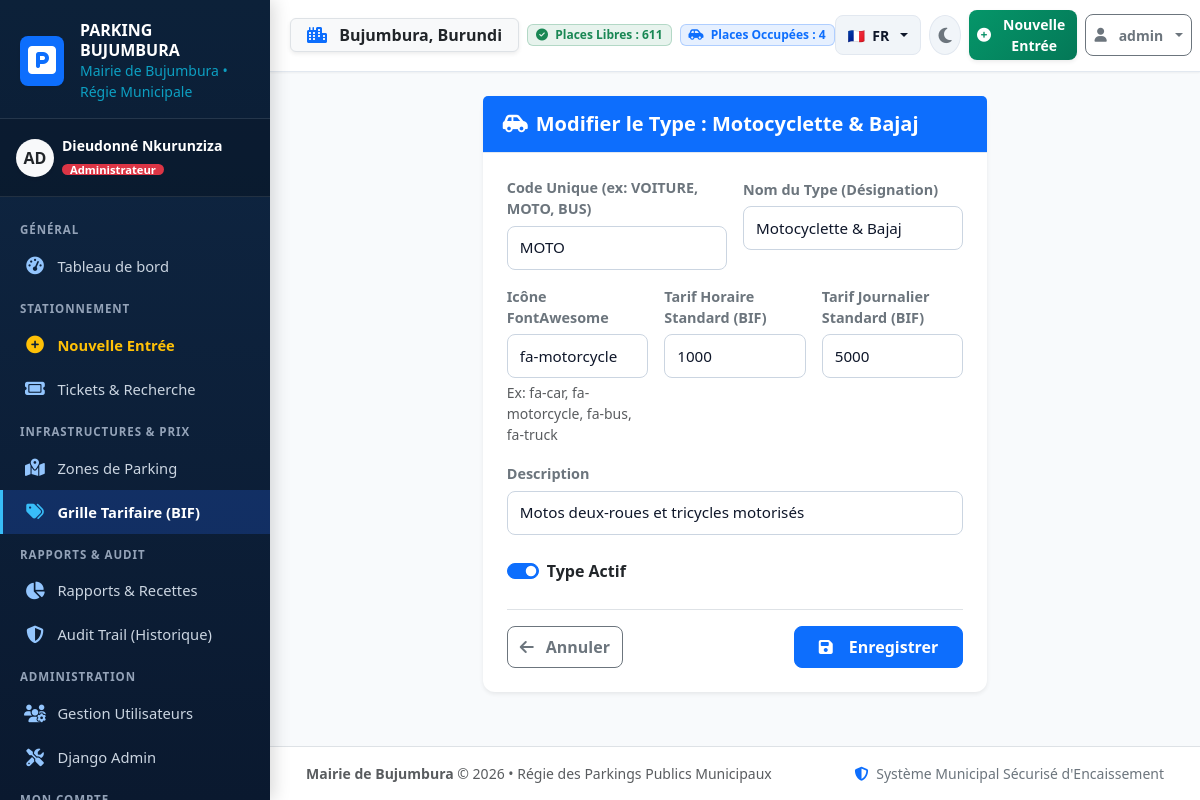
The page /vehicle-types/2/edit/ (signed in) on the database its author committed.
### parking_app/models.py (models this page shows, shortened)
class CustomUser(AbstractUser):
    ROLE_CHOICES = [
        ('ADMIN', 'Administrateur'),
        ('AGENT', 'Agent de Parking / Contrôleur'),
    ]
    role = models.CharField(
        max_length=10,
        choices=ROLE_CHOICES,
        default='AGENT',
        verbose_name="Rôle dans le système"
    )
    phone = models.CharField(
        max_length=25,
        blank=True,
        verbose_name="Numéro de téléphone (+257)"
    )
    badge_id = models.CharField(
        max_length=30,
        blank=True,
        null=True,
        unique=True,
        verbose_name="Matricule / Badge Agent"
    )
    assigned_zone = models.ForeignKey(
        'ParkingZone',
        on_delete=models.SET_NULL,
        null=True,
        blank=True,
        related_name='assigned_agents',
        verbose_name="Zone d'affectation principale"
    )
    class Meta:
        verbose_name = "Utilisateur"
        verbose_name_plural = "Utilisateurs"
        ordering = ['username']
    def is_admin_user(self):
        return self.role == 'ADMIN' or self.is_superuser
    def get_role_badge_class(self):
        if self.role == 'ADMIN':
            return 'bg-danger text-white'
        return 'bg-primary text-white'

class VehicleType(models.Model):
    code = models.CharField(max_length=30, unique=True, verbose_name="Code unique (ex: VOITURE)")
    name = models.CharField(max_length=60, verbose_name="Type de véhicule")
    icon_class = models.CharField(
        max_length=50,
        default='fa-car',
        verbose_name="Icône FontAwesome (ex: fa-car, fa-motorcycle, fa-bus, fa-truck)"
    )
    default_hourly_rate = models.DecimalField(
        max_digits=10,
        decimal_places=0,
        default=1000,
        verbose_name="Tarif par heure standard (BIF)"
    )
    default_daily_rate = models.DecimalField(
        max_digits=10,
        decimal_places=0,
        default=6000,
        verbose_name="Tarif par journée standard (BIF)"
    )
    description = models.CharField(max_length=200, blank=True, verbose_name="Description")
    is_active = models.BooleanField(default=True, verbose_name="Actif")
    class Meta:
        verbose_name = "Type de Véhicule"
        verbose_name_plural = "Types de Véhicules"
        ordering = ['name']

### parking_app/views.py (the view)
# urls.py: path('vehicle-types/<int:pk>/edit/', views.vehicle_type_edit, name='vehicle_type_edit'),
@admin_required
def vehicle_type_edit(request, pk):
    vt = get_object_or_404(VehicleType, pk=pk)
    if request.method == 'POST':
        form = VehicleTypeForm(request.POST, instance=vt)
        if form.is_valid():
            vt = form.save()
            log_activity(
                request,
                action='MODIFICATION',
                target_model='VehicleType',
                target_id=vt.id,
                target_repr=str(vt),
                details=f"Modification du type de véhicule '{vt.name}'."
            )
            messages.success(request, f"Type de véhicule '{vt.name}' modifié.")
            return redirect('tariff_list')
    else:
        form = VehicleTypeForm(instance=vt)
    return render(request, 'parking_app/tariffs/vehicle_type_form.html', {
        'form': form,
        'vehicle_type': vt,
        'title': f"Modifier le Type : {vt.name}",
    })

### templates/parking_app/tariffs/vehicle_type_form.html (shortened to what this page needs)
{% extends 'base.html' %}
{% block content %}
<div class="row justify-content-center">
    <div class="col-lg-7">
        <div class="card shadow-sm border-0">
            <div class="card-header bg-primary text-white py-3">
                <h5 class="mb-0 fw-bold">
                    <i class="fa-solid fa-car-side me-2"></i>{{ title }}
                </h5>
            </div>
            <div class="card-body p-4">
                <form method="post" novalidate>
                    <div class="row g-3 mb-3">
                        <div class="col-md-6">
                            <label class="form-label fw-semibold small text-secondary">Code Unique (ex: VOITURE, MOTO, BUS)</label>
                            {{ form.code }}
                        </div>
                        <div class="col-md-6">
                            <label class="form-label fw-semibold small text-secondary">Nom du Type (Désignation)</label>
                            {{ form.name }}
                        </div>
                        <div class="col-md-4">
                            <label class="form-label fw-semibold small text-secondary">Icône FontAwesome</label>
                            {{ form.icon_class }}
                            <div class="form-text small">Ex: fa-car, fa-motorcycle, fa-bus, fa-truck</div>
                        </div>
                        <div class="col-md-4">
                            <label class="form-label fw-semibold small text-secondary">Tarif Horaire Standard (BIF)</label>
                            {{ form.default_hourly_rate }}
                        </div>
                        <div class="col-md-4">
                            <label class="form-label fw-semibold small text-secondary">Tarif Journalier Standard (BIF)</label>
                            {{ form.default_daily_rate }}
                        </div>
                        <div class="col-12">
                            <label class="form-label fw-semibold small text-secondary">Description</label>
                            {{ form.description }}
                        </div>
                        <div class="col-12">
                            <div class="form-check form-switch mt-2">
                                {{ form.is_active }}
                                <label class="form-check-label fw-semibold" for="{{ form.is_active.id_for_label }}">
                                    Type Actif
                                </label>
                            </div>
                        </div>
                    </div>
                    <div class="d-flex justify-content-between align-items-center mt-4 pt-3 border-top">
                        <a href="{% url 'tariff_list' %}" class="btn btn-outline-secondary">
                            <i class="fa-solid fa-arrow-left me-1"></i> Annuler
                        </a>
                        <button type="submit" class="btn btn-primary fw-bold px-4">
                            <i class="fa-solid fa-floppy-disk me-2"></i> Enregistrer
                        </button>
                    </div>
                </form>
            </div>
        </div>
    </div>
</div>
{% endblock %}

### templates/base.html (shortened to what this page needs)
{% load i18n static %}
<!DOCTYPE html>
<html lang="{{ LANGUAGE_CODE|default:'fr' }}" data-bs-theme="light" data-theme="light">
<head>
    <link href="https://cdn.jsdelivr.net/npm/bootstrap@5.3.3/dist/css/bootstrap.min.css" rel="stylesheet">
    <link href="https://cdnjs.cloudflare.com/ajax/libs/font-awesome/6.5.1/css/all.min.css" rel="stylesheet">
    <link rel="stylesheet" href="{% static 'css/custom.css' %}">
</head>
<body data-bs-theme="light" data-theme="light">
    <div class="app-wrapper">
        <aside class="sidebar d-none d-lg-block" aria-label="{% trans 'Menu Principal Bureau' %}">
            <div class="brand-box">
                <div class="d-flex align-items-center gap-3">
                    <div class="rounded-3 bg-primary p-2 text-white shadow-sm">
                        <i class="fa-solid fa-square-parking fa-2x"></i>
                    </div>
                    <div>
                        <div class="fw-bold text-white fs-6 lh-sm">PARKING BUJUMBURA</div>
                        <div class="small text-info opacity-75">{% trans "Mairie de Bujumbura" %} &bull; {% trans "Régie Municipale" %}</div>
                    </div>
                </div>
            </div>
            {% if request.user.is_authenticated %}
            <div class="px-3 py-3 border-bottom border-secondary border-opacity-25 bg-black bg-opacity-25">
                <div class="d-flex align-items-center gap-2">
                    <div class="rounded-circle bg-light text-dark fw-bold d-flex align-items-center justify-content-center shadow-sm" style="width: 38px; height: 38px;">
                        {{ request.user.username|slice:":2"|upper }}
                    </div>
                    <div class="overflow-hidden">
                        <div class="text-white text-truncate fw-semibold small">
                            {{ request.user.get_full_name|default:request.user.username }}
                        </div>
                        <span class="badge {{ request.user.get_role_badge_class|default:'bg-primary' }} py-0 px-2" style="font-size: 0.7rem;">
                            {{ request.user.get_role_display|default:request.user.role }}
                        </span>
                    </div>
                </div>
            </div>
            {% endif %}
            <nav class="sidebar-nav">
                <div class="nav-header">{% trans "Général" %}</div>
                <a href="{% url 'dashboard' %}" class="nav-link {% if request.resolver_match.url_name == 'dashboard' %}active{% endif %}">
                    <i class="fa-solid fa-gauge-high"></i>
                    <span>{% trans "Tableau de bord" %}</span>
                </a>
                <div class="nav-header">{% trans "Stationnement" %}</div>
                <a href="{% url 'ticket_entry' %}" class="nav-link text-warning fw-bold {% if request.resolver_match.url_name == 'ticket_entry' %}active{% endif %}">
                    <i class="fa-solid fa-circle-plus text-warning"></i>
                    <span>{% trans "Nouvelle Entrée" %}</span>
                </a>
                <a href="{% url 'ticket_list' %}" class="nav-link {% if 'ticket' in request.resolver_match.url_name and request.resolver_match.url_name != 'ticket_entry' %}active{% endif %}">
                    <i class="fa-solid fa-ticket"></i>
                    <span>{% trans "Tickets & Recherche" %}</span>
                </a>
                <div class="nav-header">{% trans "Infrastructures & Prix" %}</div>
                <a href="{% url 'zone_list' %}" class="nav-link {% if 'zone' in request.resolver_match.url_name %}active{% endif %}">
                    <i class="fa-solid fa-map-location-dot"></i>
                    <span>{% trans "Zones de Parking" %}</span>
                </a>
                <a href="{% url 'tariff_list' %}" class="nav-link {% if 'tariff' in request.resolver_match.url_name or 'vehicle' in request.resolver_match.url_name %}active{% endif %}">
                    <i class="fa-solid fa-tags"></i>
                    <span>{% trans "Grille Tarifaire (BIF)" %}</span>
                </a>
                <div class="nav-header">{% trans "Rapports & Audit" %}</div>
                <a href="{% url 'reports_dashboard' %}" class="nav-link {% if 'report' in request.resolver_match.url_name %}active{% endif %}">
                    <i class="fa-solid fa-chart-pie"></i>
                    <span>{% trans "Rapports & Recettes" %}</span>
                </a>
                <a href="{% url 'audit_log_list' %}" class="nav-link {% if request.resolver_match.url_name == 'audit_log_list' %}active{% endif %}">
                    <i class="fa-solid fa-shield-halved"></i>
                    <span>{% trans "Audit Trail (Historique)" %}</span>
                </a>
                {% if request.user.role == 'ADMIN' or request.user.is_superuser %}
                <div class="nav-header">{% trans "Administration" %}</div>
                <a href="{% url 'user_list' %}" class="nav-link {% if 'user' in request.resolver_match.url_name %}active{% endif %}">
                    <i class="fa-solid fa-users-gear"></i>
                    <span>{% trans "Gestion Utilisateurs" %}</span>
                </a>
                <a href="{% url 'admin:index' %}" class="nav-link" target="_blank" rel="noopener">
                    <i class="fa-solid fa-screwdriver-wrench"></i>
                    <span>Django Admin</span>
                </a>
                {% endif %}
                <div class="nav-header">{% trans "Mon Compte" %}</div>
            </nav>
        </aside>
        <div class="main-content">
            <header class="top-navbar d-flex align-items-center justify-content-between">
                <div class="d-flex align-items-center gap-2">
                    <span class="badge bg-light text-dark border px-2 px-md-3 py-2 fs-6 shadow-sm">
                        <i class="fa-solid fa-city text-primary me-1 me-md-2"></i>
                        <strong>Bujumbura</strong><span class="d-none d-sm-inline">, Burundi</span>
                    </span>
                    <div class="d-none d-md-flex align-items-center gap-2">
                        <span class="badge bg-success bg-opacity-10 text-success border border-success border-opacity-25 px-2 py-1">
                            <i class="fa-solid fa-circle-check me-1"></i> {% trans "Places Libres" %} : <strong>{{ global_available_spots|default:"0" }}</strong>
                        </span>
                        <span class="badge bg-primary bg-opacity-10 text-primary border border-primary border-opacity-25 px-2 py-1">
                            <i class="fa-solid fa-car-side me-1"></i> {% trans "Places Occupées" %} : <strong>{{ global_occupied_spots|default:"0" }}</strong>
                        </span>
                    </div>
                </div>
                <div class="d-flex align-items-center gap-2">
                    <div class="dropdown">
                        <button class="lang-selector-btn dropdown-toggle" type="button" id="languageDropdown" data-bs-toggle="dropdown" aria-expanded="false" title="{% trans 'Changer de langue' %}">
                            {% if LANGUAGE_CODE == 'rn' %}
                                <span>🇧🇮</span> <span class="fw-bold">RN</span>
                            {% elif LANGUAGE_CODE == 'en' %}
                                <span>🇬🇧</span> <span class="fw-bold">EN</span>
                            {% else %}
                                <span>🇫🇷</span> <span class="fw-bold">FR</span>
                            {% endif %}
                        </button>
                    </div>
                    <button class="theme-toggle-btn" type="button" aria-label="{% trans 'Mode Sombre' %}" title="{% trans 'Mode Sombre' %}">
                        <i class="theme-icon fa-solid fa-moon"></i>
                    </button>
                    <a href="{% url 'ticket_entry' %}" class="btn btn-cta-entry btn-sm shadow-sm d-none d-sm-inline-flex">
                        <i class="fa-solid fa-circle-plus"></i>
                        <span class="d-none d-md-inline">{% trans "Nouvelle Entrée" %}</span>
                    </a>
                    <div class="dropdown">
                        <button class="btn btn-outline-secondary btn-sm dropdown-toggle" type="button" data-bs-toggle="dropdown" aria-expanded="false">
                            <i class="fa-solid fa-user me-1"></i>
                            <span class="d-none d-sm-inline">{{ request.user.username }}</span>
                        </button>
                    </div>
                </div>
            </header>
            <main class="content-body" id="mainContent">
                {% block content %}{% endblock %}
            </main>
            <footer class="bg-white border-top py-3 px-4 text-center text-muted small mt-auto no-print">
                <div class="container-fluid d-flex flex-column flex-md-row justify-content-between align-items-center gap-2">
                    <div>
                        <strong>{{ CITY_NAME|default:"Mairie de Bujumbura" }}</strong> &copy; {{ CURRENT_YEAR|default:"2026" }} &bull; {% trans "Régie des Parkings Publics Municipaux" %}
                    </div>
                    <div class="text-secondary">
                        <i class="fa-solid fa-shield-halved me-1 text-primary"></i> {% trans "Système Municipal Sécurisé d'Encaissement" %}
                    </div>
                </div>
            </footer>
        </div>
    </div>
</body>
</html>

### rows shown on the page
CustomUser: user.username "AD", user.get_full_name "Dieudonné Nkurunziza", user.role "Administrateur", user.username "admin"
VehicleType: code "MOTO", name "Motocyclette & Bajaj", icon_class "fa-motorcycle", default_hourly_rate "1000", default_daily_rate "5000", description "Motos deux-roues et tricycles motorisés", is_active "☑"

### other values the page prints
{{ global_available_spots|default:"0" }} "611"
{{ global_occupied_spots|default:"0" }} "4"
{{ title }} "Modifier le Type : Motocyclette & Bajaj"
{{ CITY_NAME|default:"Mairie de Bujumbura" }} "Mairie de Bujumbura"
